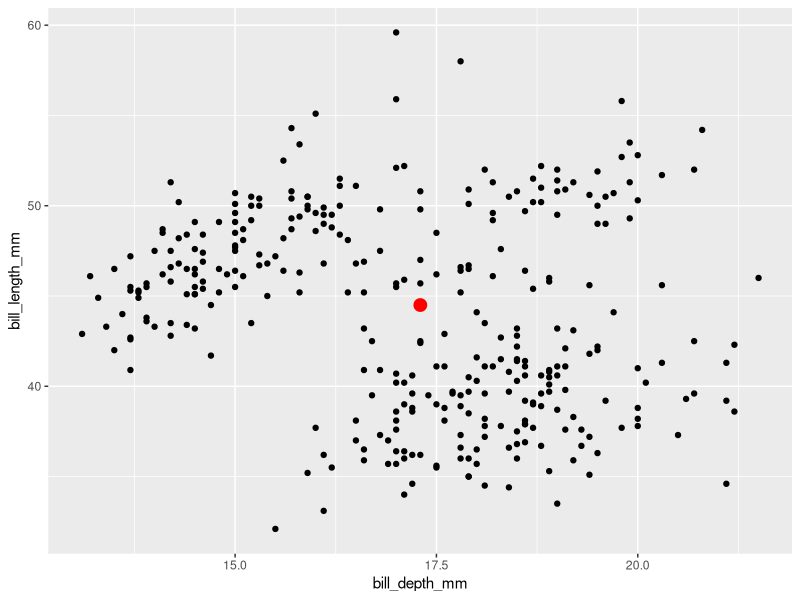
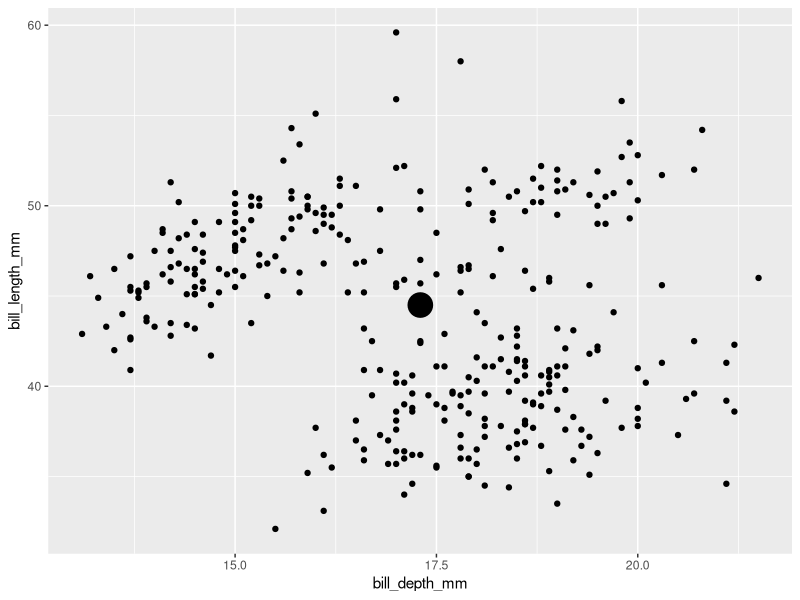
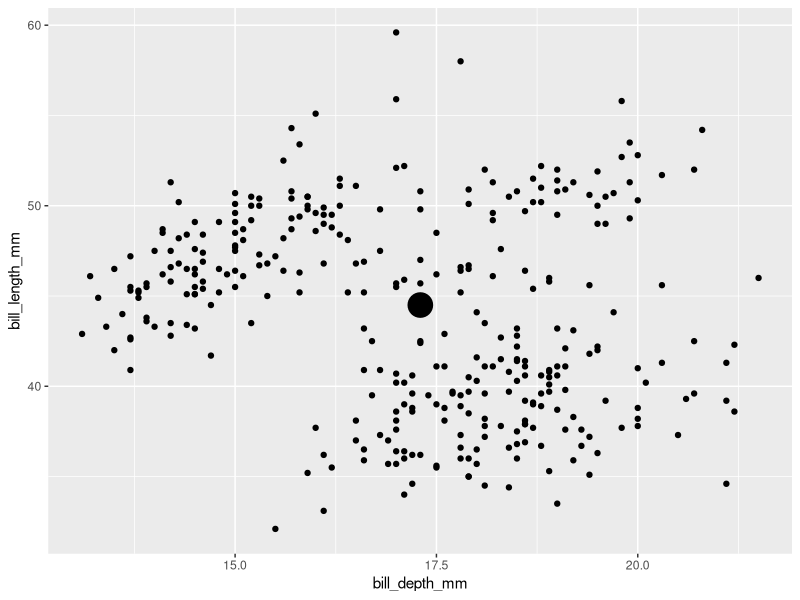
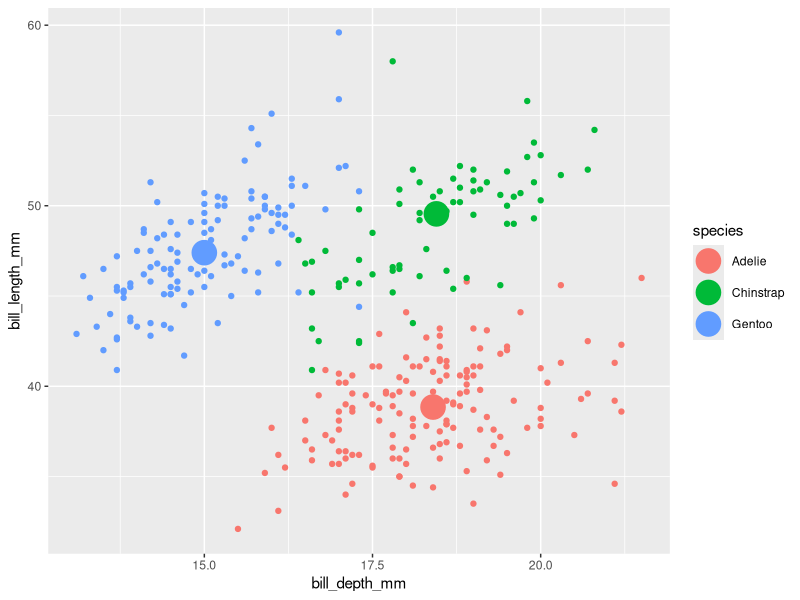
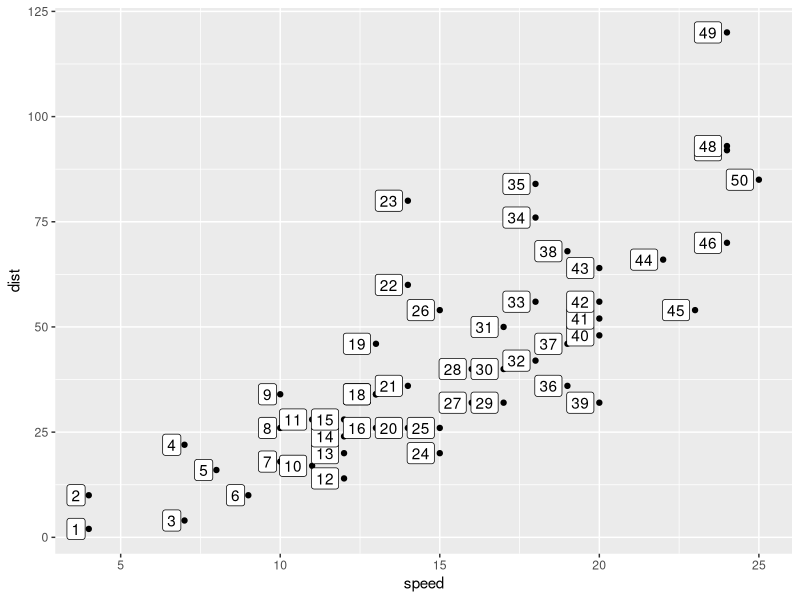
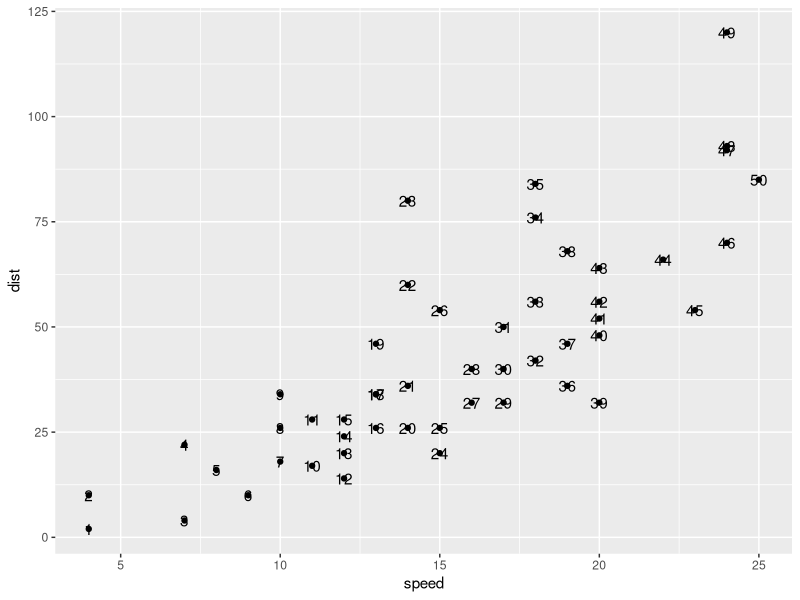
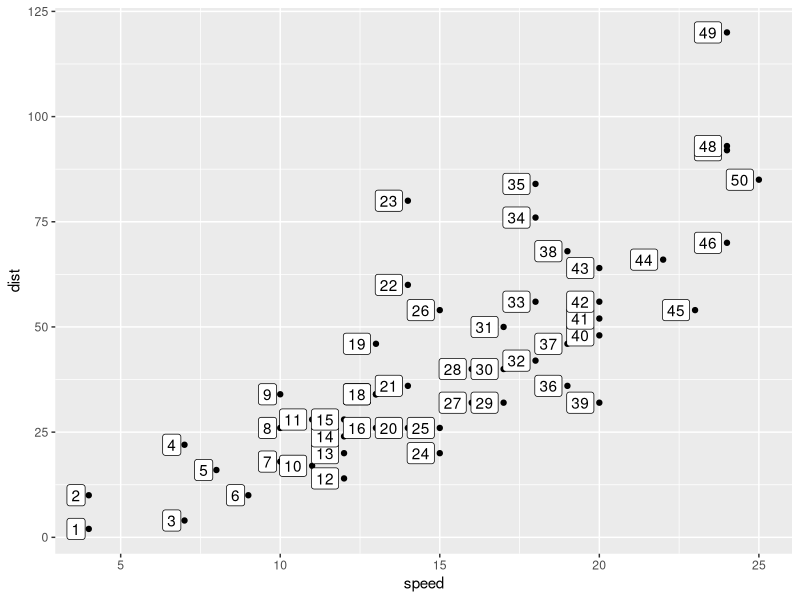
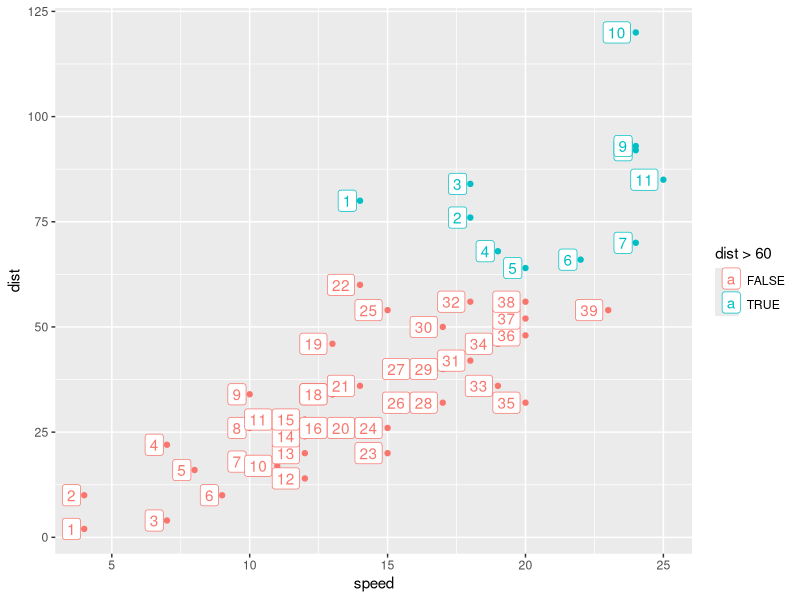

R code for these plots, in order:
## ---- chunk 1
# This is the recommended set up for flipbooks
# you might think about setting cache to TRUE as you gain practice --- building flipbooks from scratch can be time consuming
knitr::opts_chunk$set(fig.width = 7, fig.height = 5, message = F, warning = FALSE, comment = "", cache = T)

options(tibble.print_min = 55)
options(knitr.duplicate.label = "allow")
options(width=300) # prevents data wrapping
## ---- chunk 2
knitr::opts_chunk$set(echo = TRUE, message = F, warning = F)
## ---- chunk 3
library(tidyverse)
library(palmerpenguins)

penguins <- remove_missing(penguins)

penguins %>% #BREAK
  summarize(bill_length_mm_median = 
              median(bill_length_mm),
            bill_depth_mm_median = 
              median(bill_depth_mm)) -> #BREAK
penguins_medians #BREAK

penguins %>% 
  ggplot() + 
  aes(x = bill_depth_mm) + 
  aes(y = bill_length_mm) + 
  geom_point() + #BREAK
  geom_point(data = penguins_medians,
             color = "red", 
             size = 4,
             aes(x = bill_depth_mm_median,
                 y = bill_length_mm_median)) #BREAK

# Have a quick look at the layer_data medians layer
layer_data(plot = last_plot(), i = 2) #BREAK
## ---- chunk 4
compute_group_medians <- function(data, 
                                     scales){
  data %>% 
    summarize(x = median(x),
              y = median(y))
}

# And use computation function to test it
penguins %>%
  # function requires dataframe
  # with columns named x and y
  select(x = bill_depth_mm, 
         y = bill_length_mm) %>%
  compute_group_medians()
## ---- chunk 5
# define new Stat
StatMedians <- ggplot2::ggproto(
  # declare new Stat
  `_class` = "StatMedians",    
  # inherit behavior of generic stat
  `_inherit` = ggplot2::Stat,    
  # state required variable mappings
  required_aes = c("x", "y"),    
  # declare computation definition for stat
  compute_group = compute_group_medians  
  ) #BREAK

# test new stat w ggplot::layer() function
penguins %>% 
  ggplot() + 
  aes(x = bill_depth_mm) + 
  aes(y = bill_length_mm) + 
  geom_point() + #BREAK
  layer(geom = GeomPoint, 
        stat = StatMedians, 
        position = "identity", 
        params = list(size = 8)) #BREAK
## ---- chunk 6
geom_medians <- function(
  mapping = NULL, data = NULL, 
  position = "identity", na.rm = FALSE, 
  show.legend = NA,  inherit.aes = TRUE, 
  ...  ){
  
ggplot2::layer(
    stat = StatMedians, 
    geom = ggplot2::GeomPoint, 
    data = data, 
    mapping = mapping,
    position = position, 
    show.legend = show.legend, 
    inherit.aes = inherit.aes,
    params = list(na.rm = na.rm, ...)
  )
  
} #BREAK


penguins %>%
  ggplot() +
  aes(x = bill_depth_mm, 
      y = bill_length_mm) +
  geom_point() + #BREAK
  geom_medians(size = 8) #BREAK
## ---- chunk 7
last_plot() +
  aes(color = species)
## ---- chunk 8
cars %>% 
  mutate(id_number = 1:n()) %>% 
  ggplot() + 
  aes(x = speed, y = dist) + 
  geom_point() + 
  geom_label(aes(label = id_number), 
             hjust = 1.2)
## ---- chunk 9
# you won't use the scales argument, but ggplot will later
compute_group_row_number <- function(data,
                                     scales){
  
  data %>% 
    # add an additional column called label
    # the geom we inherit from requires the label aesthetic
    mutate(label = 1:n())
  
}

# step 1b test the computation function 
cars %>% 
  # input must have required aesthetic inputs as columns
  select(x = speed, 
         y = dist) %>% 
  compute_group_row_number()
## ---- chunk 10
StatRownumber <- ggplot2::ggproto(
  `_class` = "StatRownumber",
  `_inherit` = ggplot2::Stat,
  required_aes = c("x", "y"),
  compute_group = compute_group_row_number
  )


## Step 2.b: test
cars %>% 
  mutate(id_number = 1:n()) %>% 
  ggplot() + 
  aes(x = speed, y = dist) + 
  geom_point() + 
  layer(geom = GeomText,
        stat = StatRownumber,
        position = "identity")
## ---- chunk 11
geom_label_row_number <- function(
  mapping = NULL, 
  data = NULL,
  position = "identity", 
  na.rm = FALSE,
  show.legend = NA,
  inherit.aes = TRUE, ...) {
  
  ggplot2::layer(
    stat = StatRownumber, # proto object from Step 2
    geom = ggplot2::GeomLabel, # inherit other behavior
    data = data, 
    mapping = mapping,
    position = position, 
    show.legend = show.legend, 
    inherit.aes = inherit.aes,
    params = list(na.rm = na.rm, ...)
    
  )
}
## ---- chunk 12
cars %>% 
  ggplot() + 
  aes(x = speed, y = dist) + 
  geom_point() + 
  geom_label_row_number(hjust = 1.2) # function in action
## ---- chunk 13
last_plot() + 
  aes(color = dist > 60) 
## ---- chunk 14
model <- lm(formula = 
              bill_length_mm ~ bill_depth_mm, 
            data = penguins) 

penguins_w_fitted <- penguins %>% 
  mutate(fitted = model$fitted.values)


penguins %>% 
  ggplot() + 
  aes(x = bill_depth_mm, y = bill_length_mm) +
  geom_point() + 
  geom_smooth(method = "lm", se = F) + 
  geom_point(data = penguins_w_fitted,
             aes(y = fitted),
             color = "blue")
## ---- chunk 15
compute_group_lm_fitted <- function(data,
                                   scales){
  model<-lm(formula= y ~ x, data = data)
  data %>% 
    mutate(y=model$fitted.values)
}

# test out the function
penguins %>%
  # select to explicitly state the x and y inputs
  select(x = bill_depth_mm, 
         y = bill_length_mm) %>%
  compute_group_lm_fitted()
## ---- chunk 16
StatLmFitted <- ggplot2::ggproto(
  `_class` = "StatLmFitted",
  `_inherit` = ggplot2::Stat,
  required_aes = c("x", "y"),
  compute_group = compute_group_lm_fitted
  )
## ---- chunk 17
geom_point_lm_fitted <- function(
  mapping = NULL, data = NULL,
  position = "identity", 
  na.rm = FALSE,
  show.legend = NA,
  inherit.aes = TRUE, ...) {
  
  ggplot2::layer(
    stat = StatLmFitted, # proto object from step 2
    geom = ggplot2::GeomPoint, # inherit other behavior
    data = data, 
    mapping = mapping,
    position = position, 
    show.legend = show.legend, 
    inherit.aes = inherit.aes,
    params = list(na.rm = na.rm, ...)
  )
  
}
## ---- chunk 18
penguins %>% 
  ggplot() + 
  aes(x = bill_depth_mm, y = bill_length_mm) +
  geom_point() + 
  geom_smooth(method = "lm", se = F)+
  geom_point_lm_fitted(color = "blue")
## ---- chunk 19
penguins %>% 
  ggplot() + 
  aes(x = bill_depth_mm, 
      y = bill_length_mm) +
  geom_point() + 
  geom_smooth(method="lm", se= F) +
  geom_point_lm_fitted() + 
  facet_wrap(facets = vars(species))
## ---- chunk 20
model <- lm(formula = 
              bill_length_mm ~ bill_depth_mm, 
            data = penguins) 

penguins_w_fitted <- penguins %>% 
  mutate(fitted = model$fitted.values)

penguins %>% 
  ggplot() + 
  aes(x = bill_depth_mm, y = bill_length_mm) +
  geom_point() + 
  geom_smooth(method = "lm", se = F) + 
  geom_segment(data = penguins_w_fitted,
             aes(yend = fitted, xend = bill_depth_mm),
             color = "blue")
